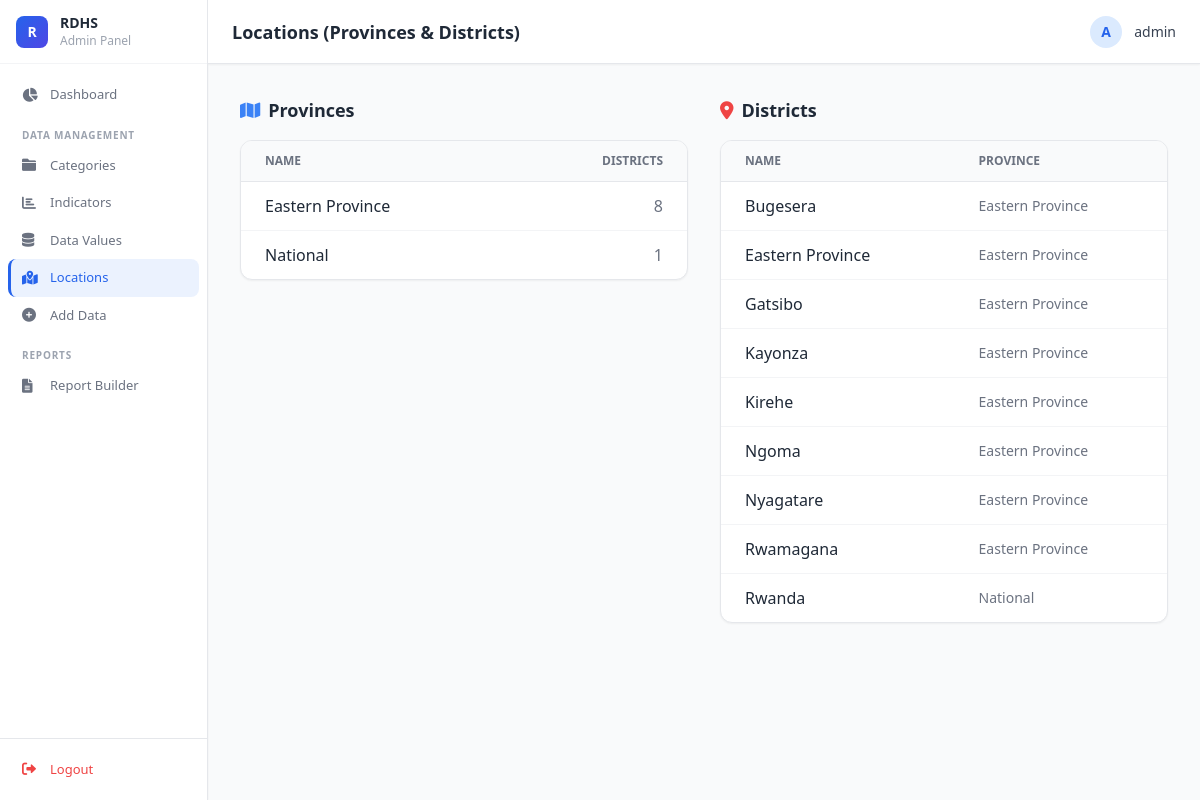
/admin-panel/locations/ (signed in), run on the app's committed database.
### indicators/models.py (models this page shows, shortened)
class Province(models.Model):
    name = models.CharField(max_length=100)

class District(models.Model):
    name = models.CharField(max_length=100)
    province = models.ForeignKey(Province, on_delete=models.CASCADE, related_name='districts')

### indicators/admin_views.py (the view)
# urls.py: path('locations/', admin_views.location_list_view, name='admin_locations'),
@user_passes_test(admin_required, login_url='admin_login')
def location_list_view(request):
    provinces = Province.objects.prefetch_related('districts').all().order_by('name')
    districts = District.objects.select_related('province').all().order_by('name')
    return render(request, 'admin/locations/list.html', {
        'provinces': provinces,
        'districts': districts
    })

### indicators/admin_views.py (called while the page is built)
def admin_required(user):
    return user.is_authenticated and (user.is_staff or user.is_superuser)

### templates/admin/locations/list.html (shortened to what this page needs)
{% extends 'admin/admin_base.html' %}
{% block header %}Locations (Provinces & Districts){% endblock %}
{% block content %}
<div class="grid grid-cols-1 lg:grid-cols-2 gap-8">
    <div>
        <h3 class="text-lg font-semibold text-gray-800 mb-4 flex items-center gap-2">
            <i class="fas fa-map text-blue-500"></i> Provinces
        </h3>
        <div class="bg-white rounded-xl shadow-sm border border-gray-200 overflow-hidden">
            <table class="w-full text-left">
                <thead class="bg-gray-50 text-xs uppercase text-gray-500 font-semibold border-b border-gray-200">
                    <tr>
                        <th class="px-6 py-3">Name</th>
                        <th class="px-6 py-3 text-right">Districts</th>
                    </tr>
                </thead>
                <tbody class="divide-y divide-gray-100">
                    {% for province in provinces %}
                    <tr class="hover:bg-gray-50">
                        <td class="px-6 py-3 font-medium text-gray-800">{{ province.name }}</td>
                        <td class="px-6 py-3 text-right text-gray-500">{{ province.districts.count }}</td>
                    </tr>
                    {% endfor %}
                </tbody>
            </table>
        </div>
    </div>
    <div>
        <h3 class="text-lg font-semibold text-gray-800 mb-4 flex items-center gap-2">
            <i class="fas fa-map-marker-alt text-red-500"></i> Districts
        </h3>
        <div class="bg-white rounded-xl shadow-sm border border-gray-200 overflow-hidden max-h-[600px] overflow-y-auto">
            <table class="w-full text-left">
                <thead
                    class="bg-gray-50 text-xs uppercase text-gray-500 font-semibold border-b border-gray-200 sticky top-0">
                    <tr>
                        <th class="px-6 py-3">Name</th>
                        <th class="px-6 py-3">Province</th>
                    </tr>
                </thead>
                <tbody class="divide-y divide-gray-100">
                    {% for district in districts %}
                    <tr class="hover:bg-gray-50">
                        <td class="px-6 py-3 font-medium text-gray-800">{{ district.name }}</td>
                        <td class="px-6 py-3 text-gray-500 text-sm">{{ district.province.name }}</td>
                    </tr>
                    {% endfor %}
                </tbody>
            </table>
        </div>
    </div>
</div>
{% endblock %}

### templates/admin/admin_base.html (shortened to what this page needs)
<!DOCTYPE html>
<html lang="en">
<head>
    <script src="https://cdn.tailwindcss.com"></script>
    <link href="https://cdnjs.cloudflare.com/ajax/libs/font-awesome/6.0.0/css/all.min.css" rel="stylesheet">
</head>
<body class="bg-gray-50 text-gray-800 font-sans antialiased">
    <div class="flex h-screen overflow-hidden">
        <aside class="w-52 bg-white border-r border-gray-200 flex flex-col z-10 shadow-sm flex-shrink-0">
            <div class="h-16 flex items-center px-4 gap-3 border-b border-gray-100 flex-shrink-0">
                <div class="w-8 h-8 rounded-lg flex items-center justify-center flex-shrink-0"
                     style="background:linear-gradient(135deg,#2563eb,#4f46e5);">
                    <span class="text-white font-extrabold text-sm">R</span>
                </div>
                <span class="font-bold text-gray-800 text-sm leading-tight">RDHS<br>
                    <span class="font-normal text-gray-400 text-xs">Admin Panel</span>
                </span>
            </div>
            <nav class="flex-1 overflow-y-auto py-3 px-2">
                <a href="{% url 'admin_dashboard' %}"
                   class="nav-item {% if request.resolver_match.url_name == 'admin_dashboard' %}active{% endif %}">
                    <i class="fas fa-chart-pie"></i><span>Dashboard</span>
                </a>
                <div class="nav-section-label">Data Management</div>
                <a href="{% url 'admin_categories' %}"
                   class="nav-item {% if 'categories' in request.path %}active{% endif %}">
                    <i class="fas fa-folder"></i><span>Categories</span>
                </a>
                <a href="{% url 'admin_indicators' %}"
                   class="nav-item {% if 'indicators' in request.path %}active{% endif %}">
                    <i class="fas fa-chart-bar"></i><span>Indicators</span>
                </a>
                <a href="{% url 'admin_datavalues' %}"
                   class="nav-item {% if 'data-values' in request.path %}active{% endif %}">
                    <i class="fas fa-database"></i><span>Data Values</span>
                </a>
                <a href="{% url 'admin_locations' %}"
                   class="nav-item {% if 'locations' in request.path %}active{% endif %}">
                    <i class="fas fa-map-marked-alt"></i><span>Locations</span>
                </a>
                <a href="{% url 'admin_add_data' %}"
                   class="nav-item {% if 'data/add' in request.path %}active{% endif %}">
                    <i class="fas fa-plus-circle"></i><span>Add Data</span>
                </a>
                <div class="nav-section-label">Reports</div>
                <a href="{% url 'admin_report_builder' %}"
                   class="nav-item {% if 'report' in request.path %}active{% endif %}">
                    <i class="fas fa-file-alt"></i><span>Report Builder</span>
                </a>
            </nav>
            <div class="px-2 py-3 border-t border-gray-200 flex-shrink-0">
                <a href="{% url 'admin_logout' %}"
                   class="nav-item text-red-500 hover:bg-red-50 hover:text-red-700">
                    <i class="fas fa-sign-out-alt"></i><span>Logout</span>
                </a>
            </div>
        </aside>
        <div class="flex-1 flex flex-col h-screen overflow-hidden relative">
            <header class="h-16 bg-white border-b border-gray-200 flex items-center justify-between px-6 shadow-sm z-10 flex-shrink-0">
                <h1 class="text-lg font-semibold text-gray-800">{% block header %}{% endblock %}</h1>
                <div class="flex items-center gap-3">
                    <div class="w-8 h-8 rounded-full bg-blue-100 flex items-center justify-center text-blue-600 font-bold text-sm">
                        {{ request.user.username|make_list|first|upper }}
                    </div>
                    <span class="text-sm font-medium text-gray-700">{{ request.user.username }}</span>
                </div>
            </header>
            <main class="flex-1 overflow-y-auto bg-gray-50 p-8">
                {% block content %}{% endblock %}
            </main>
        </div>
    </div>
</body>
</html>

### templates/admin/admin_base.html (style rules this page uses)
.nav-item { display: flex; align-items: center; padding: 9px 14px; border-radius: 8px; color: #6b7280; text-decoration: none; font-size: 13px; font-weight: 500; transition: background 0.15s, color 0.15s; white-space: nowrap; }
.nav-item i { width: 18px; font-size: 14px; flex-shrink: 0; }
.nav-item span { margin-left: 10px; }
.nav-item.active { background: rgba(59, 130, 246, 0.1); color: #2563eb; border-left: 3px solid #2563eb; padding-left: 11px; }
.nav-section-label { padding: 14px 14px 4px; font-size: 10px; font-weight: 700; color: #9ca3af; text-transform: uppercase; letter-spacing: 0.08em; }

### data on the page
Province: name "Eastern Province", districts.count "8"
Province: name "National", districts.count "1"
District: name "Bugesera", province.name "Eastern Province"
District: name "Eastern Province", province.name "Eastern Province"
District: name "Gatsibo", province.name "Eastern Province"
District: name "Kayonza", province.name "Eastern Province"
District: name "Kirehe", province.name "Eastern Province"
District: name "Ngoma", province.name "Eastern Province"
District: name "Nyagatare", province.name "Eastern Province"
District: name "Rwamagana", province.name "Eastern Province"
District: name "Rwanda", province.name "National"

### other printed values
{{ request.user.username|make_list|first|upper }} "A"
{{ request.user.username }} "admin"
